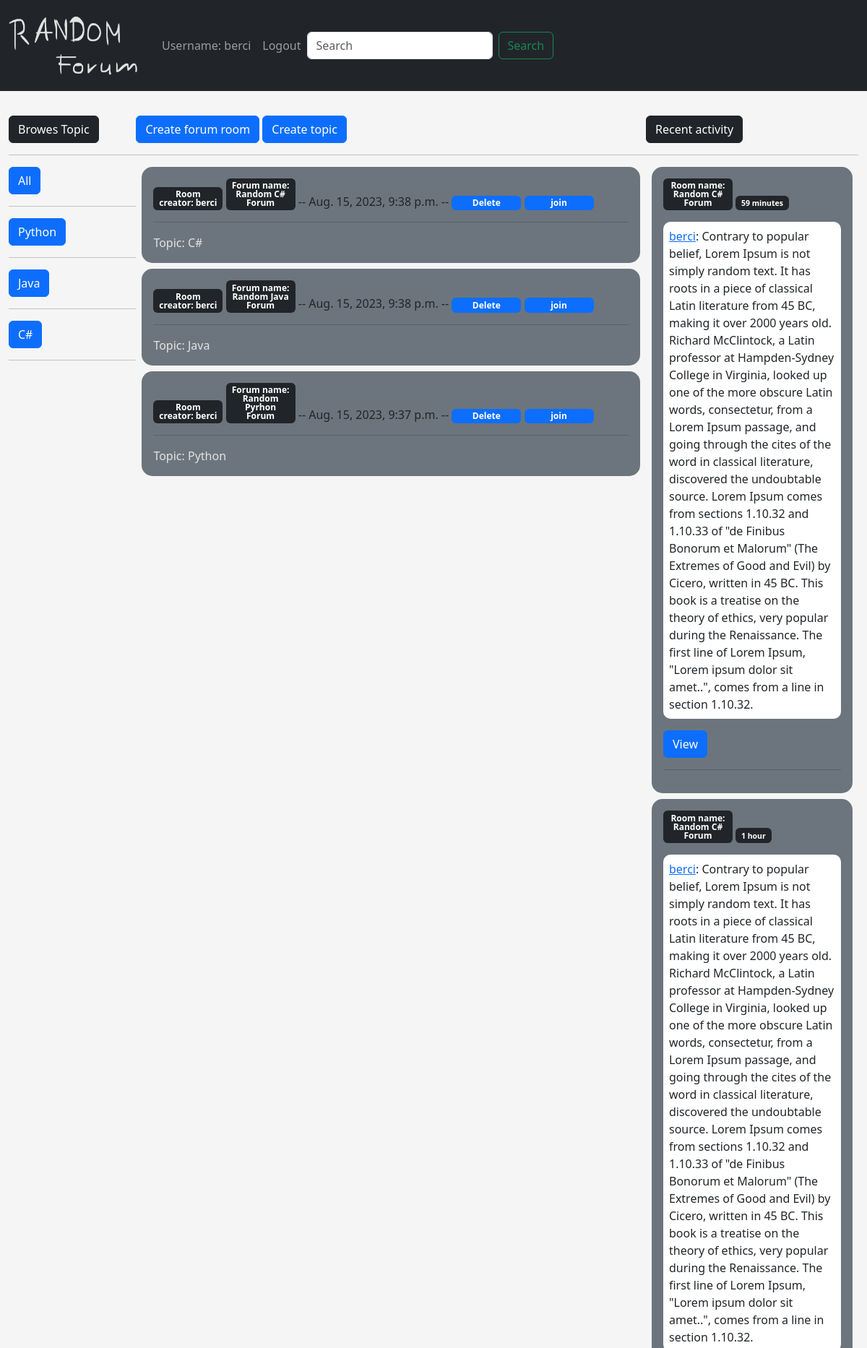
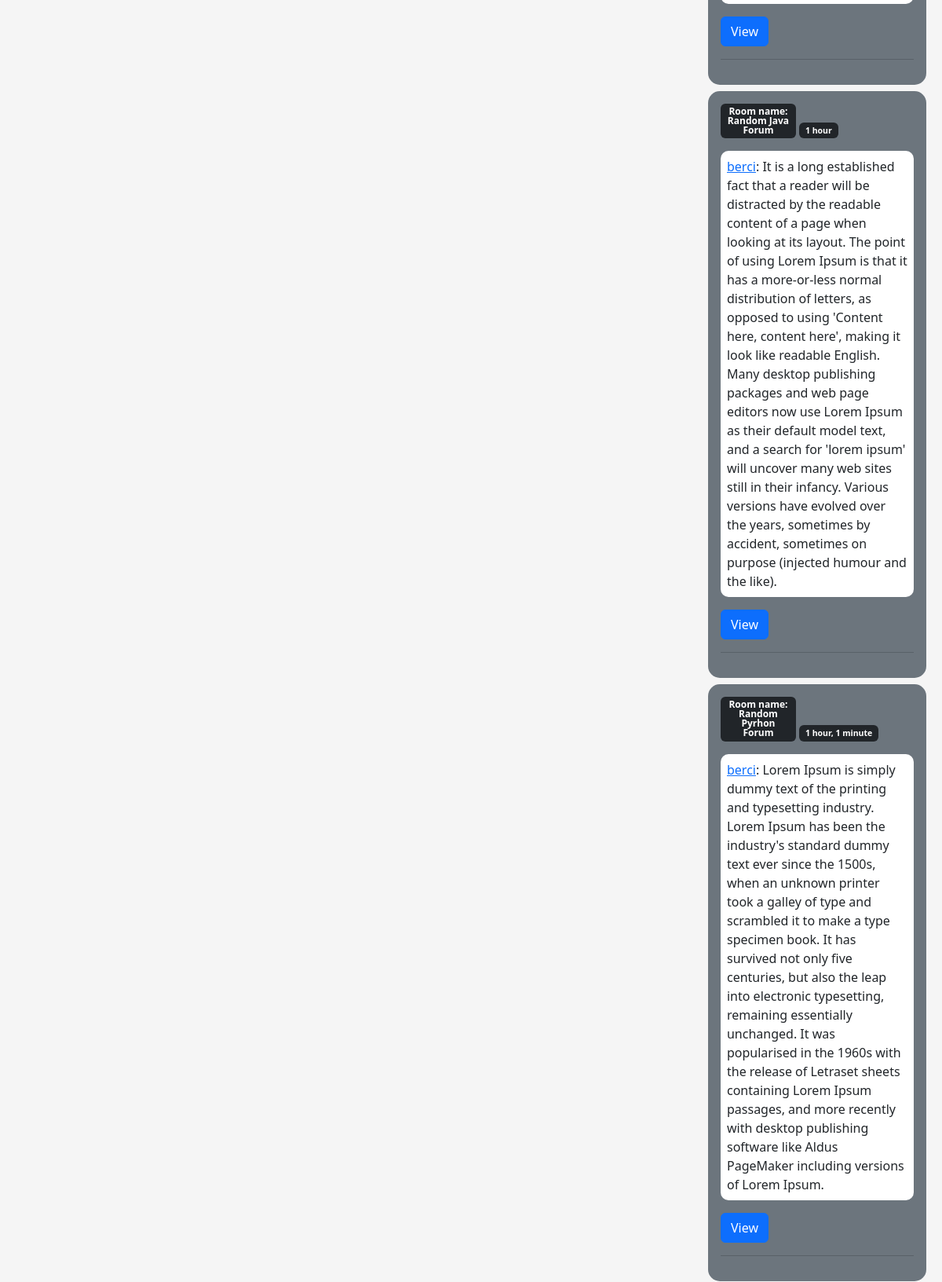
The app's page / (signed in, upper part) with its own data (2 pictures, top to bottom).
### base/models.py (models this page shows, shortened)
class Topic(models.Model):
    name = models.CharField(max_length=50)
    def __str__(self):
        return self.name

class ForumRoom(models.Model):
    creator = models.ForeignKey(User, on_delete=models.SET_NULL, null=True)
    name = models.CharField(max_length=50)
    topic = models.ForeignKey(Topic, on_delete=models.SET_NULL, null=True)
    description = models.TextField()
    participiants = models.ManyToManyField(User, related_name='participiants', blank=True)
    updated = models.DateTimeField(auto_now=True)
    created_at = models.DateTimeField(auto_now_add=True)
    class Meta:
        ordering = ['-created_at']

class Message(models.Model):
    user = models.ForeignKey(User, on_delete=models.CASCADE, null=False)
    room = models.ForeignKey(ForumRoom, on_delete=models.CASCADE, null=False)
    body = models.TextField()
    updated = models.DateTimeField(auto_now=True)
    created_at = models.DateTimeField(auto_now_add=True)
    class Meta:
        ordering = ['-updated']

### base/views.py (the view)
# urls.py: path('', views.index, name='index'),
def index(request):
    q = request.GET.get('q') if request.GET.get('q') != None else ''
    rooms = ForumRoom.objects.filter(
        Q(topic__name__icontains=q) |
        Q(name__icontains=q) |
        Q(description__icontains=q) |
        Q(creator__username__icontains=q)
    )
    topics = Topic.objects.all()[:5]
    roomMessages = Message.objects.all()[:5]
    context = {'rooms': rooms, 'roomMessages': roomMessages, 'topics': topics}
    return render(request, 'base/home.html', context)

### base/templates/base/home.html
{% extends 'index.html' %}
{% block content %}
<div class="home-container">
    <div>
        {% include 'base/topic.html' %}
    </div>
    <div>
        <a class="btn btn-primary" href="{% url 'createRoom' %}" role="button">Create forum room</a>  <a class="btn btn-primary" href="{% url 'createTopic' %}" role="button">Create topic</a>
        <hr>
        {% for room in rooms %}
            <div class="bg-secondary element-name">
                <a class="a badge bg-dark text-wrap" href="{% url 'profilePage' room.creator.id%}">Room creator: {{ room.creator }}</a>
                <a class="a badge bg-dark text-wrap">Forum name: {{room.name}}</a> -- {{room.created_at}} -- <a class="a badge bg-primary text-wrap" href = "{% url 'deleteRoom' room.id %}">Delete</a> <a class="a badge bg-primary text-wrap" href="{% url 'roomPage' room.id %}?q=room.name">join</a>
                <hr>
                <a class="a" href="{% url 'index' %}?q={{room.topic.name}}">Topic: {{room.topic}}</a>
            </div>
        {% endfor %}
    </div>
    <div>
        {% include 'base/acitivity.html' %}
    </div>
</div>
{% endblock content %}

### templates/navbar.html (shortened to what this page needs)
{%load static %}
{% load bootstrap5 %}
{% bootstrap_css %}
<nav class="navbar fixed-top navbar-dark bg-dark navbar navbar-expand-lg ">
    <a class="navbar-brand" href="/"><img src="{% static 'images/logo.PNG'%}" width="200" height="100"> </img></a>
    <div class="collapse navbar-collapse" id="navbarSupportedContent">
        <ul class="navbar-nav mr-auto">
          <li class="nav-item active">
            {% if request.user.is_authenticated %}
                <a class="nav-link navbar-font-size" href="{% url 'profilePage' request.user.id%}">Username: {{request.user}}</a>
            {% else %}
                <a class="nav-link navbar-font-size" href="{% url 'loginPage' %}">Login</a>
            {% endif %}
          </li>
          <li class="nav-item active">
            {% if request.user.is_authenticated %}
                <a  class="nav-link navbar-font-size" href="{% url 'logoutPage' %}">Logout</a>
            {% endif %}
          </li>
        </ul>
        <form class="d-flex">
          <input class="form-control me-2" type="search" placeholder="Search" aria-label="Search" name="q">
          <button class="btn btn-outline-success" type="submit">Search</button>
        </form>
      </div>
</nav>

### base/templates/base/topic.html
    <div class="btn btn-dark">Browes Topic</div>
    <hr>
    <a href="{% url 'index' %}" class="btn btn-primary">All</a>
    <hr>
    {% for topic in topics %}
        <div >
            <a href="{% url 'index' %}?q={{topic.name}}" class="btn btn-primary">{{topic.name}}</a>
            <hr>
        </div>
    {% endfor %}

### base/templates/base/acitivity.html
    <div class="btn btn-dark">Recent activity</div>
    <hr>
    {% for message in roomMessages %}
        <div class="bg-secondary element-name">
            <strong class="a badge bg-dark text-wrap">Room name: {{ message.room.name }}</strong>
            <p class="badge bg-dark text-wrap"><small> {{message.created_at | timesince}}</small></p>
            <p class="message"><a href="{% url 'profilePage' message.user.id%}">{{message.user}}</a>: {{message.body}} </p>
            <form action="{% url 'roomPage' message.room.id %}">
                <input class="btn btn-primary" type="submit" value="View" />
            </form>
            <hr>
        </div>
    {% endfor %}

### static/styles/index.css (style rules this page uses)
body { background-color: whitesmoke !important; }
.a { width: 6rem; color: #e3e3e3; text-decoration: none; }
.home-container { width: 100%; display: flex; justify-content: center; align-content: center; }
.home-container > div:nth-of-type(1) { width: 15%; }
.home-container > div:nth-of-type(2) { width: 60%; }
.home-container > div:nth-of-type(3) { width: 25%; }
.element-name { margin:0.5em; padding:1em; border-radius: 15px; }
.message { background-color: white; border-radius: 10px; padding: 0.5em; max-width: 55em; word-break: break-word }
.navbar-font-size { font-size: 2em; }

### records on screen
Topic: name "Python"
Topic: name "Java"
Topic: name "C#"
ForumRoom: creator "berci", name "Random C# Forum", created_at "Aug. 15, 2023, 9:38 p.m.", topic "C#"
ForumRoom: creator "berci", name "Random Java Forum", created_at "Aug. 15, 2023, 9:38 p.m.", topic "Java"
ForumRoom: creator "berci", name "Random Pyrhon Forum", created_at "Aug. 15, 2023, 9:37 p.m.", topic "Python"
Message: room.name "Random C# Forum", created_at "59 minutes", user "berci", body "Contrary to popular belief, Lorem Ipsum is not simply random text. It has roots in a piece of classical Latin literature from 45 BC, making it over 2000 years old. Richard McClintock, a Latin professor at Hampden-Sydney College in Virginia, looked up one of the more obscure Latin words, consectetur, from a Lorem Ipsum passage, and going through the cites of the word in classical literature, discovered the undoubtable source. Lorem Ipsum comes from sections 1.10.32 and 1.10.33 of \"de Finibus Bonorum et Malorum\" (The Extremes of Good and Evil) by Cicero, written in 45 BC. This book is a treatise on the theory of ethics, very popular during the Renaissance. The first line of Lorem Ipsum,…"
Message: room.name "Random C# Forum", created_at "1 hour", user "berci", body "Contrary to popular belief, Lorem Ipsum is not simply random text. It has roots in a piece of classical Latin literature from 45 BC, making it over 2000 years old. Richard McClintock, a Latin professor at Hampden-Sydney College in Virginia, looked up one of the more obscure Latin words, consectetur, from a Lorem Ipsum passage, and going through the cites of the word in classical literature, discovered the undoubtable source. Lorem Ipsum comes from sections 1.10.32 and 1.10.33 of \"de Finibus Bonorum et Malorum\" (The Extremes of Good and Evil) by Cicero, written in 45 BC. This book is a treatise on the theory of ethics, very popular during the Renaissance. The first line of Lorem Ipsum,…"
Message: room.name "Random Java Forum", created_at "1 hour", user "berci", body "It is a long established fact that a reader will be distracted by the readable content of a page when looking at its layout. The point of using Lorem Ipsum is that it has a more-or-less normal distribution of letters, as opposed to using 'Content here, content here', making it look like readable English. Many desktop publishing packages and web page editors now use Lorem Ipsum as their default model text, and a search for 'lorem ipsum' will uncover many web sites still in their infancy. Various versions have evolved over the years, sometimes by accident, sometimes on purpose (injected humour and the like)."
Message: room.name "Random Pyrhon Forum", created_at "1 hour, 1 minute", user "berci", body "Lorem Ipsum is simply dummy text of the printing and typesetting industry. Lorem Ipsum has been the industry's standard dummy text ever since the 1500s, when an unknown printer took a galley of type and scrambled it to make a type specimen book. It has survived not only five centuries, but also the leap into electronic typesetting, remaining essentially unchanged. It was popularised in the 1960s with the release of Letraset sheets containing Lorem Ipsum passages, and more recently with desktop publishing software like Aldus PageMaker including versions of Lorem Ipsum."

### other values on screen
{{ request.user }} "berci"
